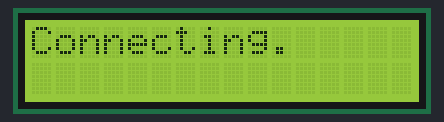
A program run on a simulated ESP32. Shown: 16×2 character LCD. WiFi joins after 1.5 s; servers stay silent unless stated; the local clock reads 2024-03-15 10:24:30 at power-on unless the program sets it.

Above: at 0.6 s.
At 1.6 s:
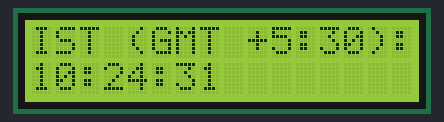
At 10.7 s:
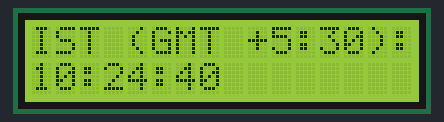
At 19.7 s:
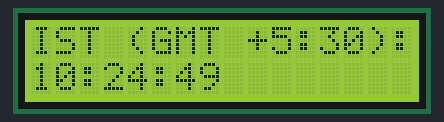
At 28.8 s:
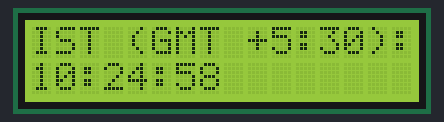
At 38.8 s:
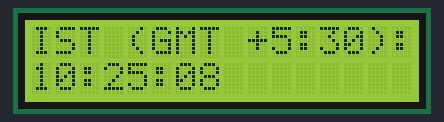

Measured:
- what the display in image 1 shows lasts 1.0 s, from 1.6 s to 2.6 s

The program:

main.cpp
```cpp
#include <Arduino.h>
#include <LiquidCrystal.h>
#include <WiFi.h>
#include "time.h"

LiquidCrystal lcd(15, 2, 0, 4, 16, 17);

const char *ssid = "Upadhya Family";
const char *password = "mantriCY163";

const char *ntpServer = "asia.pool.ntp.org";
const long gmtOffset_sec = 19800;
const int daylightOffset_sec = 0;

void printLocalTime()
{
  struct tm timeinfo;
  if (!getLocalTime(&timeinfo))
  {
    lcd.print("Failed to obtain time");
    return;
  }
  lcd.print(&timeinfo, /*"%A, %B %d %Y*/"%H:%M:%S");
}

void setup()
{
  Serial.begin(9600);

  //LCD
  lcd.begin(16, 2);

  //connect to WiFi
  lcd.print("Connecting");
  WiFi.begin(ssid, password);
  while (WiFi.status() != WL_CONNECTED)
  {
    delay(500);
    lcd.print(".");
  }
  lcd.setCursor(0, 1);
  lcd.print(" CONNECTED");

  //init and get the time
  configTime(gmtOffset_sec, daylightOffset_sec, ntpServer);
  printLocalTime();

  //disconnect WiFi as it's no longer needed
  WiFi.disconnect(true);
  WiFi.mode(WIFI_OFF);
}

void loop()
{
  lcd.clear();
  lcd.print("IST (GMT +5:30):");
  lcd.setCursor(0, 1);
  printLocalTime();

  delay(1000);
}
```
